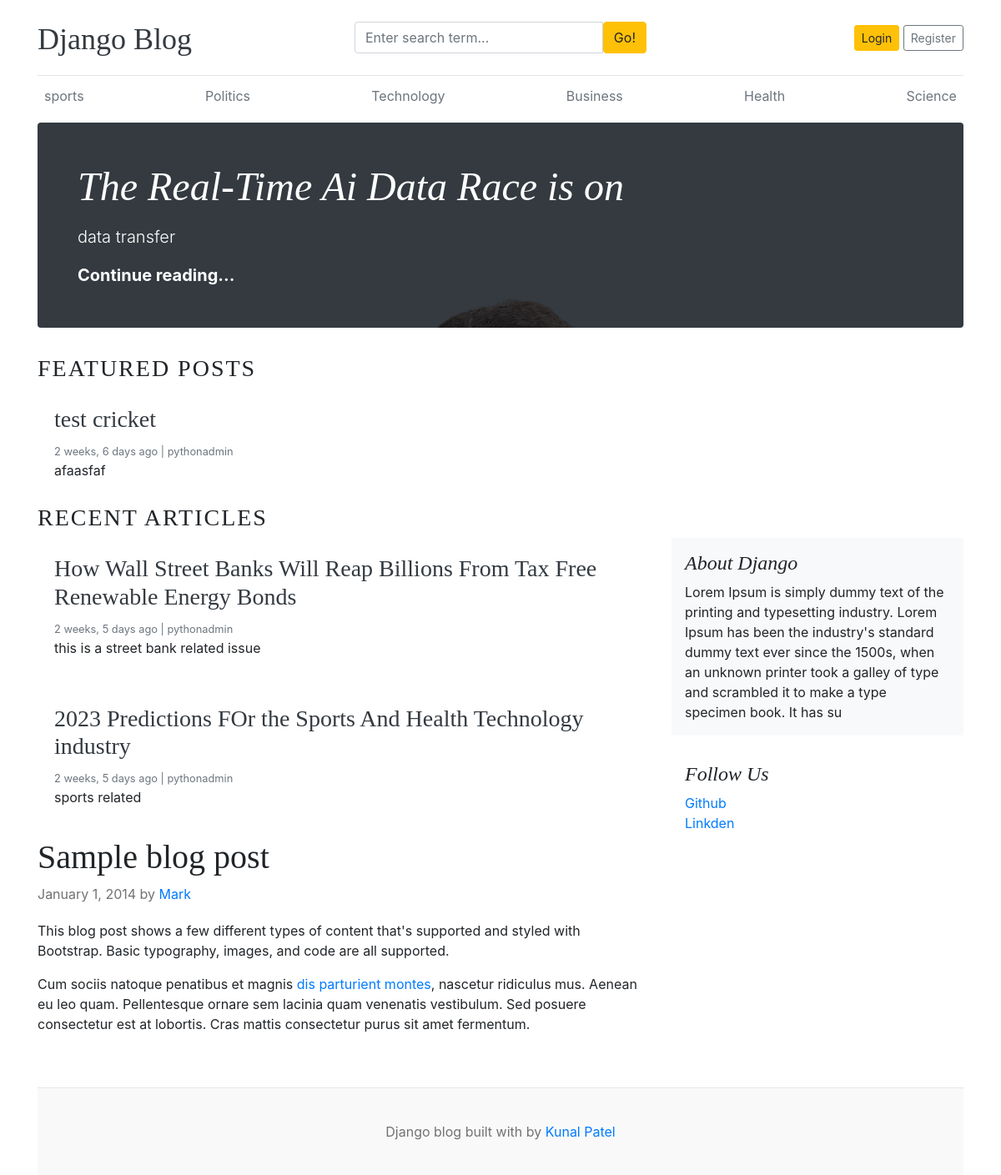
The app's page /, older data.
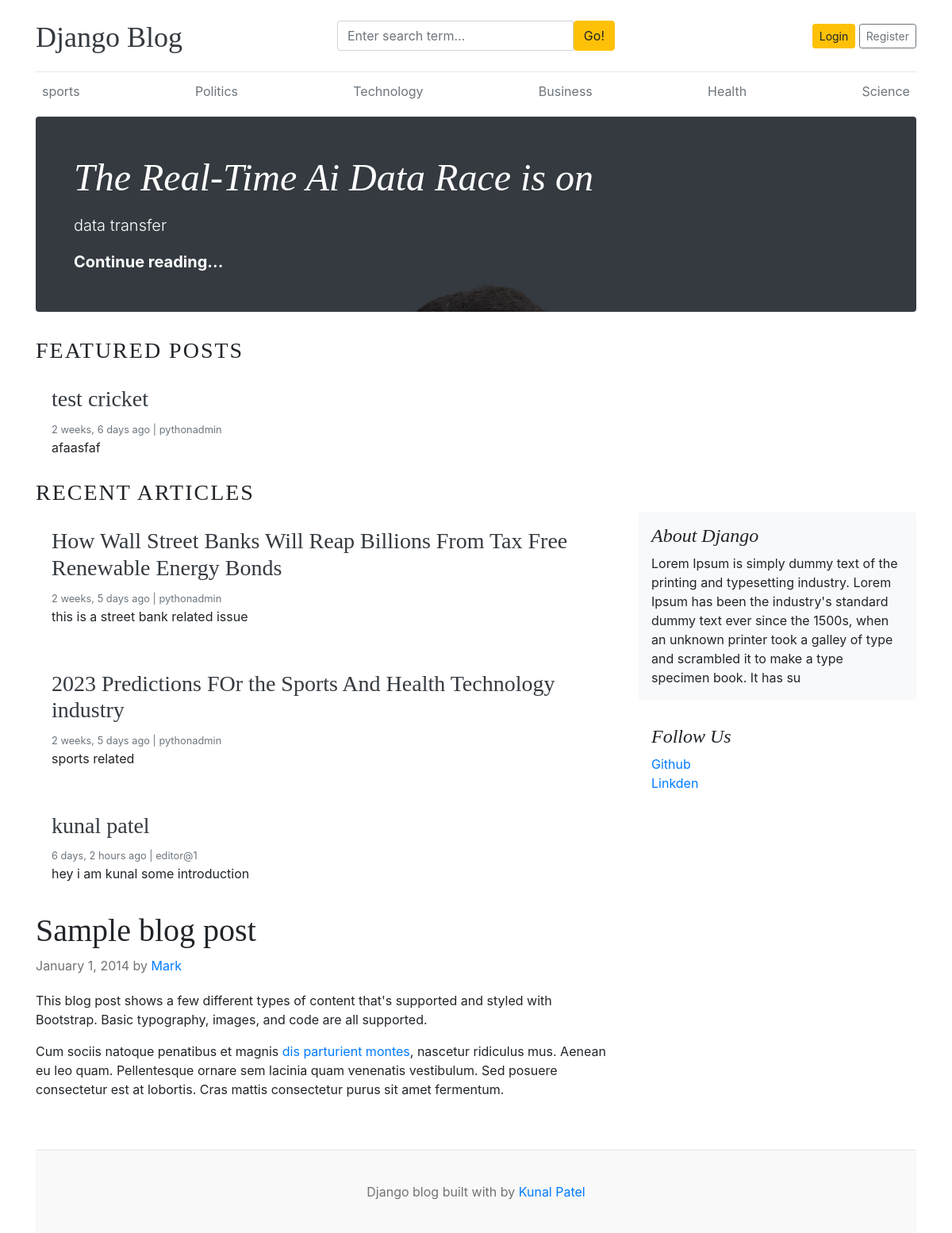
The same page, newer data.
### blogs/models.py (models this page shows, shortened)
class Category(models.Model):
    category_name = models.CharField(max_length=50, unique=True)
    created_at = models.DateTimeField(auto_now_add=True)
    updated_at = models.DateTimeField(auto_now=True)
    class Meta:
        verbose_name_plural = 'categories'

class Blog(models.Model):
    title = models.CharField(max_length=100)
    slug = models.SlugField(max_length=150, unique=True, blank=True)
    category = models.ForeignKey(Category, on_delete=models.CASCADE)
    author = models.ForeignKey(User, on_delete=models.CASCADE)
    featured_image = models.ImageField(upload_to='uploads/%Y/%m/%d')
    short_description = models.TextField(max_length=500)
    blog_body = models.TextField(max_length=2000)
    status = models.CharField(max_length=20, choices=STATUS_CHOICES, default="Draft")
    is_featured = models.BooleanField(default=False)
    created_at = models.DateTimeField(auto_now_add=True)
    updated_at = models.DateTimeField(auto_now=True)

### assignments/models.py (models this page shows, shortened)
class About(models.Model):
    about_heading = models.CharField(max_length=25)
    about_description = models.TextField(max_length=255)
    created_at = models.DateTimeField(auto_now_add=True)
    updated_at = models.DateTimeField(auto_now=True)
    class Meta:
        verbose_name_plural = 'About'

class SocialLink(models.Model):
    platform = models.CharField(max_length=25)
    link = models.URLField(max_length=100)
    created_at = models.DateTimeField(auto_now_add=True)
    updated_at = models.DateTimeField(auto_now=True)

### blog_main/views.py (the view)
# urls.py: 2. Add a URL to urlpatterns:  path('', views.home, name='home')
def home(request):
    featured_posts = Blog.objects.filter(is_featured=True, status='Published').order_by('updated_at')
    posts = Blog.objects.filter(is_featured=False, status='Published')
    try:
        about = About.objects.get()
    except:
        about = None
    context = {
        'featured_posts':featured_posts,
        'posts': posts,
        'about': about,
    }
    return render(request, 'home.html', context)

### blogs/context_processors.py (called while the page is built)
def get_categories(request):
    categories = Category.objects.all()
    return dict(categories=categories)

def get_social_links(request):
    social_links  = SocialLink.objects.all()
    return dict(social_links=social_links)

### templates/home.html (shortened to what this page needs)
{% extends 'base.html' %}
{% block content %}
  {% for post in featured_posts %}
    {% if forloop.first %}
      <div class="jumbotron p-3 p-md-5 text-white rounded bg-dark"
           style="background-image: url({{ post.featured_image.url }});
                  background-blend-mode: overlay;
                  background-size: cover;">
        <div class="col-md-8 px-0">
          <h1 class="display-4 font-italic">{{ post.title }}</h1>
          <p class="lead my-3">{{ post.short_description | truncatewords:10 }}</p>
          <p class="lead mb-0">
            <a href="{% url 'blogs' post.slug %}" class="text-white font-weight-bold">Continue reading...</a>
          </p>
        </div>
      </div>
    {% endif %}
  {% endfor %}
  <h3 class="text-uppercase text working" style="letter-spacing: 2px;">Featured Posts</h3>
  <div class="row mb-2">
    {% for post in featured_posts %}
      {% if not forloop.first %}
        <div class="col-md-6">
          <div class="card border-0">
            <div class="card-body">
              <h3><a href="{% url 'blogs' post.slug %}" class="text-dark">{{ post.title }}</a></h3>
              <small class="mb-1 text-muted">{{ post.created_at|timesince }} ago | {{ post.author }}</small>
              <p class="card-text">{{ post.short_description | truncatewords:25 }}</p>
            </div>
          </div>
        </div>
      {% endif %}
    {% endfor %}
  </div>
  <h3 class="text-uppercase text working" style="letter-spacing: 2px;">Recent Articles</h3>
  <main role="main" class="container p-0">
    <div class="row">
      <div class="col-md-8 blog-main">
        {% for post in posts %}
          <div class="card border-0 mb-3">
            <div class="card-body">
              <h3><a href="{% url 'blogs' post.slug %}" class="text-dark">{{ post.title }}</a></h3>
              <small class="mb-1 text-muted">{{ post.created_at|timesince }} ago | {{ post.author }}</small>
              <p class="card-text">{{ post.short_description }}</p>
            </div>
          </div>
        {% endfor %}
        <div class="blog-post">
          <h2 class="blog-post-title">Sample blog post</h2>
          <p class="blog-post-meta">January 1, 2014 by <a href="#">Mark</a></p>
          <p>This blog post shows a few different types of content that's supported and styled with Bootstrap. Basic typography, images, and code are all supported.</p>
          <p>Cum sociis natoque penatibus et magnis <a href="#">dis parturient montes</a>, nascetur ridiculus mus. Aenean eu leo quam. Pellentesque ornare sem lacinia quam venenatis vestibulum. Sed posuere consectetur est at lobortis. Cras mattis consectetur purus sit amet fermentum.</p>
        </div>
      </div>
      <aside class="col-md-4 blog-sidebar">
        <div class="p-3 mb-3 bg-light rounded">
          <h4 class="font-italic">{{ about.about_heading }}</h4>
          <p class="mb-0">{{ about.about_description }}</p>
        </div>
        {% if social_links %}
        <div class="p-3">
          <h4 class="font-italic">Follow Us</h4>
          <ol class="list-unstyled">
            {% for i in social_links %}
            <li><a href="{{i.link}}" target="_blank">{{i.platform }}</a></li>
            {% endfor %}
          </ol>
        </div>
      </aside>
    </div>
    {% endif %}
  </main>
{% endblock %}

### templates/base.html (shortened to what this page needs)
{% load static %}
<!DOCTYPE html>
<html lang="en">
<head>
    <link href="https://getbootstrap.com/docs/4.0/dist/css/bootstrap.min.css" rel="stylesheet">
    <link href="{% static 'css/blog.css' %}" rel="stylesheet">
    <link rel="stylesheet" href="https://cdnjs.cloudflare.com/ajax/libs/font-awesome/4.7.0/css/font-awesome.min.css">
</head>
<body>
    <div class="container">
      <header class="blog-header py-3">
        <div class="row flex-nowrap justify-content-between align-items-center">
          <div class="col-4 pt-1">
            <a class="blog-header-logo text-dark" href="/">Django Blog</a>
          </div>
          <div class="col-4">
            <form action="{% url 'search' %}" method="GET">
                <div class="input-group">
                    <input class="form-control" type="text"  name="keyword" placeholder="Enter search term..." aria-label="Enter search term..." aria-describedby="button-search" />
                    <button type="submit" class="btn btn-warning" id="button-search" type="button">Go!</button>
                  </div>
            </form>
          </div>
        <div class="col-4 d-flex justify-content-end align-items-center">
    {% if not user.is_authenticated %}
    <a class="btn btn-sm btn-warning" href="{% url 'login' %}">Login</a> &nbsp;
    <a class="btn btn-sm btn-outline-secondary" href="{% url 'register' %}">Register</a>
    {% else %}
    <span><a href="{% url 'dashboard' %}">Dashboard</a></span>
    &emsp;
    <span><a href="{% url 'logout' %}">Logout</a></span>
    {% endif %}
</div>
        </div>
      </header>
      <div class="nav-scroller py-1 mb-2">
        <nav class="nav d-flex justify-content-between">
          {% for cat in categories %}
          <a class="p-2 text-muted" href="{% url 'posts_by_category' cat.id %}">{{ cat.category_name }}</a>
          {% endfor %}
        </nav>
      </div>
      {% block content %}
      {% endblock %}
    <footer class="blog-footer">
      <p>Django blog built with by <a href="#">Kunal Patel</a></p>
    </footer>
    </body>
</html>

### blog_main/static/css/blog.css (style rules this page uses)
.blog-header { border-bottom: 1px solid #e5e5e5; }
.blog-header-logo { font-family: "Playfair Display", Georgia, "Times New Roman", serif; font-size: 2.25rem; }
h1, h2, h3, h4, h5, h6 { font-family: "Playfair Display", Georgia, "Times New Roman", serif; }
.display-4 { font-size: 2.5rem; }
@media (min-width: 768px) { .display-4 { font-size: 3rem; } }
.blog-post { margin-bottom: 4rem; }
.blog-post-title { font-size: 2.5rem; }
.blog-post-meta { margin-bottom: 1.25rem; color: #727272; }
.blog-footer { padding: 2.5rem 0; color: #727272; text-align: center; background-color: #f9f9f9; border-top: .05rem solid #e5e5e5; }
.blog-footer p:last-child { margin-bottom: 0; }

Row changes from the older to the newer data that the page shows:
added Blog: title "kunal patel", created_at "6 days, 2 hours", author "editor@1", short_description "hey i am kunal some introduction", shown under "RECENT ARTICLES"
